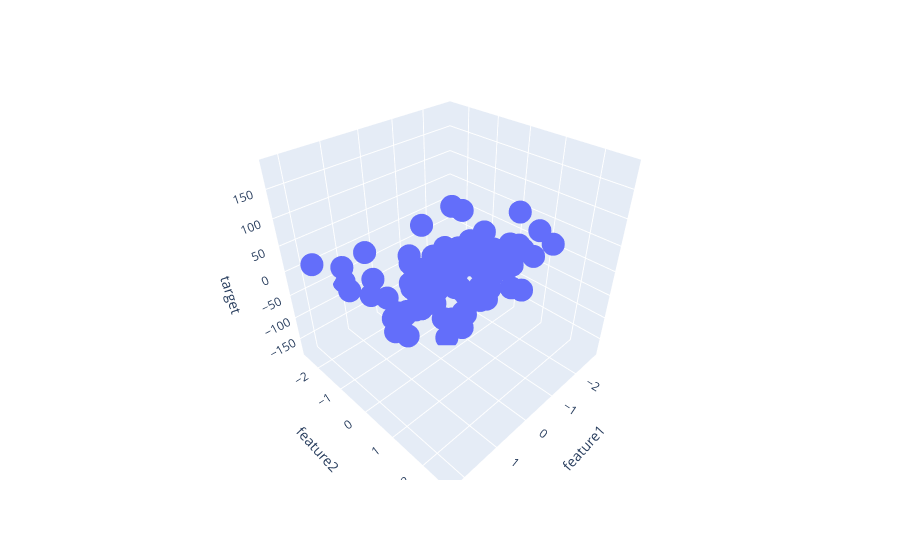

Here is the notebook cell this chart was saved with:
### Code cell
px.scatter_3d(df, x='feature1',y='feature2',z='target')
